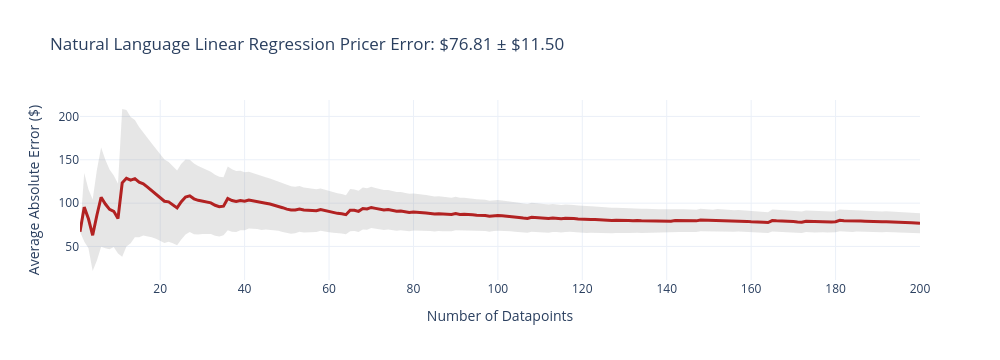
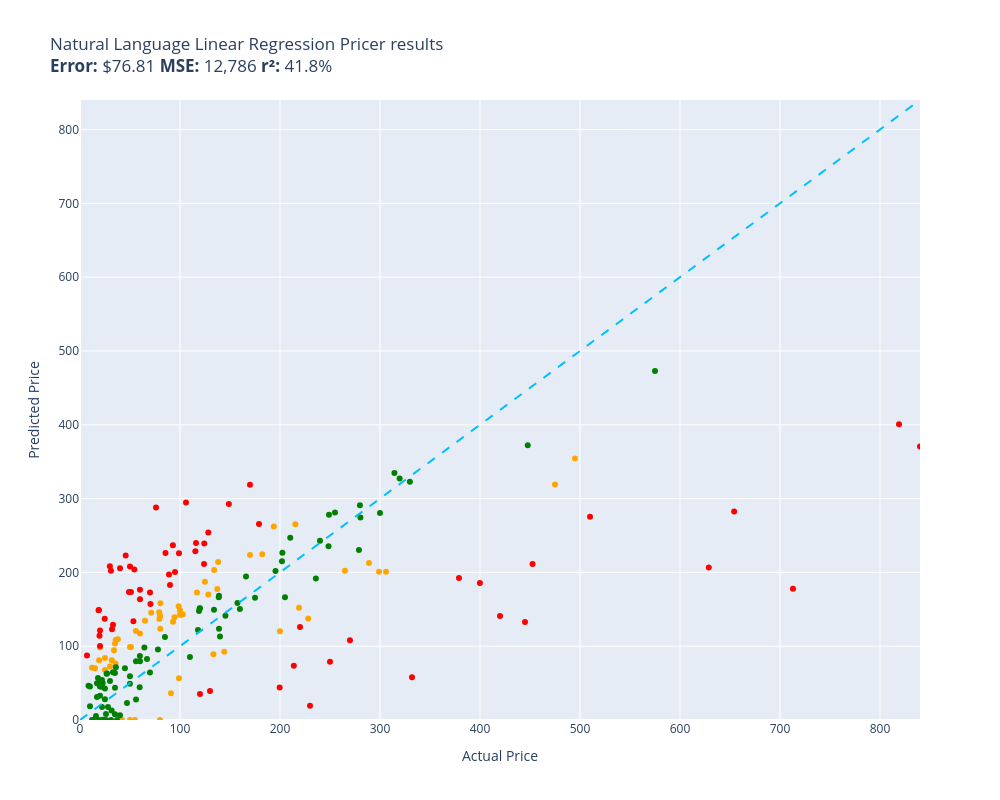

Notebook code for these charts, in order:
### Code cell
evaluate(natural_language_linear_regression_pricer, test)

### Figure 1 — Plotly figure (JSON) as saved in the notebook; plotly's stock layout.template omitted (floating-point values rounded to 4 significant figures; data arrays with more than 128 entries replaced by an {"elided": "..."} marker saying what was removed)
{"data": [{"fill": "toself", "fillcolor": "rgba(128,128,128,0.2)", "hoverinfo": "skip", "line": {"color": "rgba(255,255,255,0)"}, "name": "95% CI", "showlegend": false, "type": "scatter", "x": {"elided": "400 int values"}, "y": {"elided": "400 float values"}}, {"customdata": {"elided": "200x1 float values"}, "hovertemplate": "n=%{x}<br>Avg Error=$%{y:,.2f}<br>±95% CI=$%{customdata[0]:,.2f}<extra></extra>", "line": {"color": "firebrick", "width": 3}, "mode": "lines", "name": "Cumulative Avg Error", "type": "scatter", "x": {"elided": "200 int values"}, "y": {"elided": "200 float values"}}], "layout": {"height": 360, "showlegend": false, "title": {"text": "Natural Language Linear Regression Pricer Error: $76.81 ± $11.50"}, "width": 1000, "xaxis": {"title": {"text": "Number of Datapoints"}}, "yaxis": {"title": {"text": "Average Absolute Error ($)"}}}}

### Figure 2 — Plotly figure (JSON) as saved in the notebook; plotly's stock layout.template omitted (floating-point values rounded to 4 significant figures)
{"data": [{"customdata": [["Old Blood Noise Excess V2 Distortion Cho...\nGuess=$152.13 Actual=$219.00"], ["NewPower99 Battery Kit for Samsung Galax...\nGuess=$0.00 Actual=$54.95"], ["SuppliesOutlet Compatible Toner Cartridg...\nGuess=$92.46 Actual=$144.29"], ["ACDelco GM Original Equipment FW339 Fron...\nGuess=$265.15 Actual=$215.33"], ["8544771 Dryer Heating Element, 279816 Th...\nGuess=$108.40 Actual=$35.74"], ["Panasonic KX-TG6511B DECT 6.0 PLUS Expan...\nGuess=$146.14 Actual=$79.20"], ["GJY Portable TV,10.6 inch Mini TV for AT...\nGuess=$136.95 Actual=$79.36"], ["LD Products Compatible Toner Cartridge R...\nGuess=$98.97 Actual=$49.98"], ["Mini PC, Kinupute Desktop Computer E3-12...\nGuess=$354.14 Actual=$495.00"], ["Aolemi Oil Rubbed Bronze Single Function...\nGuess=$154.26 Actual=$98.65"], ["Clementoni 39132.5 Jigsaw Puzzle 1,000 P...\nGuess=$0.00 Actual=$79.95"], ["10GBase-LR SFP+ Transceiver, Handar 10GB...\nGuess=$98.07 Actual=$19.99"], ["Deco Mount Pro Tripod Microphone Stand w...\nGuess=$117.32 Actual=$59.95"], ["KOMPUTERBAY 4GB 2X 2GB DDR2 1066MHz PC2-...\nGuess=$123.76 Actual=$80.34"], ["Task T24287 Roman Ogee Router Bit with 1...\nGuess=$120.55 Actual=$55.88"], ["Southwire 120V/15A Right Angle User Atta...\nGuess=$109.24 Actual=$37.87"], ["15\" Locking Shower Head Extension Arm in...\nGuess=$141.45 Actual=$79.95"], ["Mylites+ Standard Comic Book Mylar Sleev...\nGuess=$103.50 Actual=$34.99"], ["DALDED LED Light Kit for Lego Sonic Gree...\nGuess=$83.94 Actual=$24.99"], ["Baseball Backpacks Large 18 Inch Bookbag...\nGuess=$81.03 Actual=$31.77"], ["Adams Check Payment and Deposit Register...\nGuess=$76.69 Actual=$35.49"], ["KOHLER 18865-CP Filtered Water Faucet, P...\nGuess=$318.90 Actual=$475.00"], ["Diversitech WG840585 Motor, (Ddb) 1/3Hp,...\nGuess=$203.36 Actual=$134.12"], ["Festool 492370 Platin 2 S1000 Grit 6-Inc...\nGuess=$36.09 Actual=$91.00"], ["PM Auto Front Right Quick Complete Strut...\nGuess=$187.30 Actual=$124.94"], ["Satco S9596, 4 Count (Pack of 1), 4.18\nGuess=$70.66 Actual=$12.00"], ["Ceramic Talavera Mexican Tile 4x4\", 9 Pi...\nGuess=$72.47 Actual=$29.95"], ["Marvel Legends Series X-Men 6-Inch Archa...\nGuess=$56.58 Actual=$98.95"], ["ANZO USA 111207 GMC SIERRA 99-06 / YUKON...\nGuess=$224.41 Actual=$182.28"], ["Kingston Brass KS269SN Kingston Clawfoot...\nGuess=$200.81 Actual=$305.99"], ["Pioneer 2AM401-BN Two Handle Kitchen Fau...\nGuess=$137.65 Actual=$228.22"], ["LSSAGOON Backpack for Women Teen Kids Gi...\nGuess=$94.62 Actual=$33.99"], ["4LT LUMINETTE Vanity Opal GLS BSN\nGuess=$148.76 Actual=$99.99"], ["4pc Wheel Spacers Adapters 4\" (2inch Per...\nGuess=$172.70 Actual=$116.95"], ["Royal Designs, Inc. Decorative Abundant ...\nGuess=$67.76 Actual=$24.95"], ["Mikrotik RB3011UIAS-RM RouterBOARD 10xGi...\nGuess=$200.69 Actual=$299.00"], ["DuraGo 29515020 Front Hub Assembly\nGuess=$170.13 Actual=$128.34"], ["GENUINE VOLVO THERMOSTAT (3.0, 3.2) S60 ...\nGuess=$143.18 Actual=$102.85"], ["Universal Power Group 12V 100Ah Sealed L...\nGuess=$120.24 Actual=$199.99"], ["Amana Tool - SC587 Carbide Tipped 3-Wing...\nGuess=$145.37 Actual=$71.23"], ["Evan Fischer Radiator Cooling Fan Assemb...\nGuess=$177.54 Actual=$137.34"], ["UPR Mach 1 Chin Spoiler Fits 94-98 Musta...\nGuess=$134.61 Actual=$64.99"], ["Raspberry Pi 3 Model B+ Aluminum Case Me...\nGuess=$70.20 Actual=$14.99"], ["ASUS VY279HE-W 27” 1080P Monitor - White...\nGuess=$214.17 Actual=$138.10"], ["Diversitech UC2436-3 Ultralite Condenser...\nGuess=$158.15 Actual=$80.39"], ["4 Inches Rolled Muffler Tip Catback Exha...\nGuess=$262.06 Actual=$193.88"], ["APS iBoard (304 Stainless Steel Polished...\nGuess=$202.09 Actual=$264.95"], ["Baumgartens Sicurix Blank PVC ID Cards (...\nGuess=$80.97 Actual=$19.11"], ["Audio Techinca ATW-T1002 System 10 Handh...\nGuess=$212.76 Actual=$289.00"], ["LD Compatible Ink Cartridge Replacement ...\nGuess=$0.00 Actual=$41.99"], ["BXYJY for Samsung Galaxy Z Fold 3 Case w...\nGuess=$0.00 Actual=$49.99"], ["DuraGo BR5330 Front Vented Disc Brake Ro...\nGuess=$142.48 Actual=$101.51"], ["Samsung DA97-07603B Freezer Ice Maker As...\nGuess=$133.22 Actual=$93.02"], ["Intex River Run Connect Lounge (Four)\nGuess=$139.17 Actual=$94.49"], ["Targus CityGear Durable Backpack, Black,...\nGuess=$89.19 Actual=$133.43"], ["Fitness Center Gym Room Weight Train Dua...\nGuess=$142.70 Actual=$99.99"], ["MonMount Triple Monitor Stand Freestandi...\nGuess=$140.36 Actual=$79.99"], ["Xiaomi Redmi 10 2022 NFC 4G LTE (128GB +...\nGuess=$223.48 Actual=$169.99"], ["Refresh NSF-53 Premium Replacement Refri...\nGuess=$98.95 Actual=$50.99"]], "hovertemplate": "%{customdata[0]}<extra></extra>", "legendgroup": "orange", "marker": {"color": "orange", "size": 6, "symbol": "circle"}, "mode": "markers", "name": "orange", "orientation": "v", "showlegend": true, "type": "scatter", "x": [219.0, 54.95, 144.3, 215.3, 35.74, 79.2, 79.36, 49.98, 495.0, 98.65, 79.95, 19.99, 59.95, 80.34, 55.88, 37.87, 79.95, 34.99, 24.99, 31.77, 35.49, 475.0, 134.1, 91.0, 124.9, 12.0, 29.95, 98.95, 182.3, 306.0, 228.2, 33.99, 99.99, 117.0, 24.95, 299.0, 128.3, 102.8, 200.0, 71.23, 137.3, 64.99, 14.99, 138.1, 80.39, 193.9, 264.9, 19.11, 289.0, 41.99, 49.99, 101.5, 93.02, 94.49, 133.4, 99.99, 79.99, 170.0, 50.99], "xaxis": "x", "y": [152.1, 0.0, 92.46, 265.1, 108.4, 146.1, 137.0, 98.97, 354.1, 154.3, 0.0, 98.07, 117.3, 123.8, 120.6, 109.2, 141.4, 103.5, 83.94, 81.03, 76.69, 318.9, 203.4, 36.09, 187.3, 70.66, 72.47, 56.58, 224.4, 200.8, 137.6, 94.62, 148.8, 172.7, 67.76, 200.7, 170.1, 143.2, 120.2, 145.4, 177.5, 134.6, 70.2, 214.2, 158.2, 262.1, 202.1, 80.97, 212.8, 0.0, 0.0, 142.5, 133.2, 139.2, 89.19, 142.7, 140.4, 223.5, 98.95], "yaxis": "y"}, {"customdata": [["telpo Headlight Assembly Fit For 15 Camr...\nGuess=$239.89 Actual=$115.99"], ["Stand for Raven Pro Document Scanner - P...\nGuess=$208.36 Actual=$29.85"], ["RBC12-UPC Replacement Battery Cartridge ...\nGuess=$19.25 Actual=$229.99"], ["Bam France 2002XL Contoured Hightech Bla...\nGuess=$177.72 Actual=$713.00"], ["Metabo HPT 36V MultiVolt™ Cordless Rotar...\nGuess=$192.53 Actual=$379.00"], ["46mm Digital Pro High-Resolution Close-U...\nGuess=$121.39 Actual=$19.99"], ["Innovative Percussion CB-6 Chamois Bass ...\nGuess=$203.89 Actual=$54.32"], ["LOVE MEI Galaxy S10 Lite Case, Military ...\nGuess=$129.20 Actual=$32.98"], ["CORSAIR Dominator Platinum RGB 32GB (2x1...\nGuess=$211.21 Actual=$124.00"], ["Bam Trekking 3027SB Single Black Clarine...\nGuess=$57.79 Actual=$332.00"], ["DEWALT 20V MAX* XR Impact Driver with Bl...\nGuess=$211.39 Actual=$452.53"], ["Scranton & Co 3 Drawer Mobile File Cabin...\nGuess=$228.68 Actual=$115.35"], ["Canon EOS Rebel T7 Digital SLR Camera wi...\nGuess=$400.82 Actual=$819.00"], ["Travelpro Platinum Elite Slim Business L...\nGuess=$73.65 Actual=$213.83"], ["JRready ST6313 DT Deutsch Connector Kit,...\nGuess=$43.99 Actual=$199.68"], ["Dakota Alert MURS Alert Probe Sensor - M...\nGuess=$126.03 Actual=$219.99"], ["3D Tree Hole Branches 075 Stair Risers D...\nGuess=$39.33 Actual=$129.99"], ["Projector, CRAZVIEW Projector with WiFi ...\nGuess=$133.65 Actual=$53.40"], ["Retevis RT68 Soft Earhook Walkie Talkie ...\nGuess=$87.52 Actual=$6.99"], ["MC: Pindicator (Dual Intensity Amber)\nGuess=$205.64 Actual=$40.00"], ["Poison Spyder 10-08-020 Rocker Knocker\nGuess=$206.66 Actual=$628.76"], ["DIMARZIO 204284 DP 163FBK Blues Bucker G...\nGuess=$183.02 Actual=$89.99"], ["Lighted Triangle Mirror Cabinet Bathroom...\nGuess=$132.82 Actual=$445.00"], ["BESTILL Wall Mounted Shower Faucet Set, ...\nGuess=$288.02 Actual=$76.00"], ["Engine Thermostat, Replace 19301-PAA-306...\nGuess=$149.15 Actual=$18.89"], ["Dell Optiplex 390 Desktop Computer i3 3....\nGuess=$239.20 Actual=$124.27"], ["Neporal Full Spectrum Light Bulb, 6000K ...\nGuess=$148.82 Actual=$18.59"], ["Pidoko Kids Train Table, Grey with 90 Pc...\nGuess=$35.14 Actual=$119.97"], ["LEGO Marvel Avengers War Machine Buster ...\nGuess=$176.55 Actual=$59.95"], ["KOHLER K-1185540-CP Assembly-Slider\nGuess=$222.94 Actual=$45.67"], ["Trim Kit for 2-handle Shower & Tub Valve...\nGuess=$200.55 Actual=$94.99"], ["iPhone 12/12 Pro Nicaragua Guardabarranc...\nGuess=$100.24 Actual=$19.97"], ["Aeromotive 13304 Regulator, X1 Adjustabl...\nGuess=$108.20 Actual=$269.95"], ["Canon Sure Shot 90u 35mm Date Camera\nGuess=$185.55 Actual=$399.89"], ["Wilkinson LOW GAUSS Vintage Tone Strat S...\nGuess=$202.23 Actual=$30.93"], ["Ibanez M510OVS Acoustic Mandolin in Vint...\nGuess=$318.61 Actual=$169.99"], ["Berta (6 Pieces) 1-1/4 inch Overlay, 90 ...\nGuess=$137.10 Actual=$24.66"], ["CradlePoint Compact Broadband Router (CB...\nGuess=$197.29 Actual=$89.00"], ["Pyle Wireless Rear View Backup Camera - ...\nGuess=$157.31 Actual=$70.45"], ["Auertech Portable Washing Machine, 14lbs...\nGuess=$225.89 Actual=$98.99"], ["18 Inch White Undermount Kitchen Sink - ...\nGuess=$265.40 Actual=$179.00"], ["ECCPP Power Steering Pump for 2009-2010 ...\nGuess=$226.39 Actual=$85.48"], ["Skullcandy Hesh Evo Bluetooth Headphones...\nGuess=$172.62 Actual=$69.99"], ["ROHL WSGUM3018WH Wire Sink Grids, White\nGuess=$253.89 Actual=$128.28"], ["Music Hall pa15.3 MM/MC Phono Preamplifi...\nGuess=$78.79 Actual=$250.00"], ["Lorell Bell Chair Glide, 2.5\", Black\nGuess=$114.21 Actual=$19.50"], ["CTLAMP XL-2100 Professional Quality XL-2...\nGuess=$122.95 Actual=$32.00"], ["Competition Clutch Disc and Pressure Pla...\nGuess=$275.22 Actual=$510.00"], ["KUNFINE Android Radio CarPlay & Android ...\nGuess=$294.56 Actual=$106.00"], ["A-Premium Front Suspension Steering Knuc...\nGuess=$173.40 Actual=$48.99"], ["Dell XPS 13 9343-2727SLV 13.3\" Full HD S...\nGuess=$370.43 Actual=$839.99"], ["Pacific Drums PDCM1618TTRB 16 x 18 Inche...\nGuess=$141.04 Actual=$419.99"], ["Vinyl Soft Top Roll-up Adjustable Truck ...\nGuess=$292.72 Actual=$148.88"], ["Blanco 230966 Valea Stainless Steel Sink...\nGuess=$236.86 Actual=$92.88"], ["Empava 24\" Single Wall Ovens 10 Cooking ...\nGuess=$282.34 Actual=$654.14"], ["Viola Bow 4/4 Full Size Carbon Fiber (Bl...\nGuess=$207.95 Actual=$49.99"], ["Fender Hendrix Voodoo Child Coiled Instr...\nGuess=$163.46 Actual=$59.99"], ["Pyle 2x120 Watt Home Audio Speaker Power...\nGuess=$173.32 Actual=$50.92"]], "hovertemplate": "%{customdata[0]}<extra></extra>", "legendgroup": "red", "marker": {"color": "red", "size": 6, "symbol": "circle"}, "mode": "markers", "name": "red", "orientation": "v", "showlegend": true, "type": "scatter", "x": [116.0, 29.85, 230.0, 713.0, 379.0, 19.99, 54.32, 32.98, 124.0, 332.0, 452.5, 115.3, 819.0, 213.8, 199.7, 220.0, 130.0, 53.4, 6.99, 40.0, 628.8, 89.99, 445.0, 76.0, 18.89, 124.3, 18.59, 120.0, 59.95, 45.67, 94.99, 19.97, 269.9, 399.9, 30.93, 170.0, 24.66, 89.0, 70.45, 98.99, 179.0, 85.48, 69.99, 128.3, 250.0, 19.5, 32.0, 510.0, 106.0, 48.99, 840.0, 420.0, 148.9, 92.88, 654.1, 49.99, 59.99, 50.92], "xaxis": "x", "y": [239.9, 208.4, 19.25, 177.7, 192.5, 121.4, 203.9, 129.2, 211.2, 57.79, 211.4, 228.7, 400.8, 73.65, 43.99, 126.0, 39.33, 133.7, 87.52, 205.6, 206.7, 183.0, 132.8, 288.0, 149.1, 239.2, 148.8, 35.14, 176.5, 222.9, 200.5, 100.2, 108.2, 185.5, 202.2, 318.6, 137.1, 197.3, 157.3, 225.9, 265.4, 226.4, 172.6, 253.9, 78.79, 114.2, 123.0, 275.2, 294.6, 173.4, 370.4, 141.0, 292.7, 236.9, 282.3, 207.9, 163.5, 173.3], "yaxis": "y"}, {"customdata": [["EXMAX NG-10X Fresnel Lens Focusing Adapt...\nGuess=$64.22 Actual=$69.98"], ["Pump Head TBVECHI 175PSI 4KW 5.5HP 21CFM...\nGuess=$322.86 Actual=$329.90"], ["APS iBoard 6-inch Aluminum (Black Powder...\nGuess=$246.86 Actual=$210.23"], ["PEMP E65 E66 CDC Simulate Optical Fiber ...\nGuess=$147.59 Actual=$119.00"], ["Intermatic PX300 12V 300W Transformer wi...\nGuess=$149.48 Actual=$134.00"], ["HK SYSTEMS 13\" Heavy Duty Black \"Push\" O...\nGuess=$112.46 Actual=$84.95"], ["SKB iSeries 3i-13096-6KP Case for BlackM...\nGuess=$165.75 Actual=$174.99"], ["June Garden 12\" Sweet Dolly Charlotte - ...\nGuess=$32.90 Actual=$19.99"], ["GanFindX Portable Car Hand Controls for ...\nGuess=$150.38 Actual=$159.90"], ["Evergreen HSHB2005 Cylinder Head Gasket ...\nGuess=$44.40 Actual=$59.69"], ["Tidal Front + Rear Fender Flares 4PC Poc...\nGuess=$280.96 Actual=$254.99"], ["152MM Hole Saws M42 Bi-Metal High Speed ...\nGuess=$57.01 Actual=$17.99"], ["Wenger City Upgrade Laptop Backpack with...\nGuess=$141.39 Actual=$145.42"], ["AUTOFREE LED Tail Lights Assembly Compat...\nGuess=$215.05 Actual=$201.99"], ["Fjallraven, Kanken Laptop 15\" Backpack f...\nGuess=$150.96 Actual=$119.65"], ["Evan-Fischer Front Bumper Cover Compatib...\nGuess=$226.49 Actual=$202.38"], ["Laisomeke Waterproof Junction Box, Unive...\nGuess=$0.00 Actual=$11.99"], ["Sumerain S1339CM Double Handle Widesprea...\nGuess=$191.60 Actual=$235.86"], ["Webcem Solar Shed Light Outdoor Indoor, ...\nGuess=$95.53 Actual=$77.96"], ["Western Digital Enterprise RE4-GP 2TB SA...\nGuess=$85.50 Actual=$109.95"], ["VLAND LED Smoked Taillights Compatible F...\nGuess=$242.75 Actual=$239.99"], ["Tablet PC Cover Compatible with Lenovo T...\nGuess=$12.98 Actual=$31.61"], ["Miyaya@ Funny Animal Masks Collection fo...\nGuess=$49.94 Actual=$16.99"], ["Trail Gear Twin Stick Kit for Top Shift ...\nGuess=$291.00 Actual=$279.92"], ["Ultra Duster Canned Air Net 10 Oz 6-Pack\nGuess=$49.28 Actual=$49.90"], ["Beck/Arnley 0421945 Air Filter\nGuess=$71.56 Actual=$35.87"], ["IQShield Screen Protector Compatible wit...\nGuess=$45.53 Actual=$9.95"], ["Liberty Imports 12 Pack: US Military Toy...\nGuess=$31.15 Actual=$16.98"], ["Intrepid International Dressage Letters-...\nGuess=$63.13 Actual=$26.99"], ["EMART Photography C Stand with Boom Arm,...\nGuess=$151.40 Actual=$119.99"], ["KUNN Small Electrician Tool Pouch Utilit...\nGuess=$17.76 Actual=$21.99"], ["Replacement Remote Control for PANASONIC...\nGuess=$7.84 Actual=$34.95"], ["KS K-STORM Replacement Silicone Mushroom...\nGuess=$46.41 Actual=$8.50"], ["Grey Pneumatic 1311SD Impact Socket Set\nGuess=$158.38 Actual=$157.43"], ["Walker Exhaust Ultra EPA 16478 Direct Fi...\nGuess=$472.95 Actual=$574.99"], ["GE RPWF SmartWater Comparable Refrigerat...\nGuess=$0.00 Actual=$36.99"], ["Urth 62mm UV, Circular Polarizing (CPL),...\nGuess=$123.80 Actual=$139.00"], ["MGP Caliper Covers 39011SACURD Red Powde...\nGuess=$278.15 Actual=$249.00"], ["LSI Broadcom SAS 9300-8i 8-port 12Gb/s S...\nGuess=$122.08 Actual=$118.00"], ["NewFantasia Replacement Audio Cable with...\nGuess=$0.00 Actual=$31.00"], ["MONOCARBON Forged Carbon Fiber Case for ...\nGuess=$79.73 Actual=$59.99"], ["AC Compressor & A/C Kit For BMW 335i 335...\nGuess=$334.67 Actual=$314.41"], ["MXR Carbon Copy Deluxe Analog Delay Guit...\nGuess=$201.73 Actual=$195.50"], ["Chalkboard Name Badges with Magnetic Bac...\nGuess=$45.34 Actual=$19.95"], ["Linkloos Solar Street Lights Outdoor Wat...\nGuess=$79.61 Actual=$55.99"], ["USB Charger, CIVIE High Speed 60W Multip...\nGuess=$5.48 Actual=$15.99"], ["Cardone 84-58642 New HEI Electronic Dist...\nGuess=$194.28 Actual=$165.99"], ["Hp Pavilion P7-1257c Motherboard Aahd3-h...\nGuess=$86.61 Actual=$59.86"], ["Kastar Battery Pack Replacement for Sony...\nGuess=$51.59 Actual=$19.99"], ["New Replacement seat cover fits Yamaha M...\nGuess=$168.26 Actual=$138.95"], ["AZX Stylus Pencil for Apple iPad Pro 202...\nGuess=$52.77 Actual=$29.99"], ["SP Air Corporation SP-8102BU 1/4-Inch He...\nGuess=$166.25 Actual=$204.99"], ["LCD Screen for Dell Inspiron 17R 17.3\" H...\nGuess=$98.32 Actual=$64.37"], ["200 ' feet True 14 Gauge AWG CCA Speaker...\nGuess=$70.19 Actual=$44.95"], ["200 Couples Conversation Cards - Enjoy B...\nGuess=$64.78 Actual=$32.97"], ["The Puppet Company - Carpet-Unicorn, Whi...\nGuess=$0.00 Actual=$19.00"], ["KYX Racing Hardened Steel Center Drive S...\nGuess=$23.15 Actual=$46.99"], ["StonKraft Brass Chess Board Game Set wit...\nGuess=$113.09 Actual=$140.00"], ["VIPMOTOZ Sequential Turn Signal Premium ...\nGuess=$230.27 Actual=$278.94"], ["OEM Samsung Remote Control Shipped with ...\nGuess=$27.92 Actual=$56.00"], ["Venom Power Terra Hunter R/T+ R/T All-Te...\nGuess=$327.07 Actual=$319.65"], ["Custom Engagement Logo Desk Embosser Sea...\nGuess=$59.43 Actual=$49.95"], ["520 Pieces Christmas Envelope Seal Stick...\nGuess=$0.00 Actual=$25.99"], ["BestPricedDecals Wine A BIT, You'll Feel...\nGuess=$0.00 Actual=$12.98"], ["VATOS 4 Packs Bubble Machine Gun for Kid...\nGuess=$0.44 Actual=$22.88"], ["Steering Wheel, Carbon Fiber Automotive ...\nGuess=$372.09 Actual=$447.74"], ["VONADO Space Wars Colonial Viper MK1 Bui...\nGuess=$6.33 Actual=$39.99"], ["Replacement Remote Control fit for Sony ...\nGuess=$18.72 Actual=$9.99"], ["Disney Princess Sparkling Princess Sleep...\nGuess=$28.24 Actual=$24.95"], ["sabermaster TCG Playmat yugioh playmat T...\nGuess=$44.89 Actual=$21.99"], ["Star Wars Die-Cast Metal TITANIUM Series...\nGuess=$50.02 Actual=$22.70"], ["Glovion Music Stand Light, Clip On Piano...\nGuess=$17.73 Actual=$27.99"], ["Think Gizmos Build Your Own Robot Toys f...\nGuess=$42.54 Actual=$24.95"], ["HP Laserjet 2100 Laser Printer W/Test Pr...\nGuess=$280.41 Actual=$299.98"], ["PowerSport Front Rear Brakes and Rotors ...\nGuess=$235.34 Actual=$248.51"], ["VTech Strum and Jam Kidi Musical Guitar ...\nGuess=$54.31 Actual=$21.99"], ["KZ ZS10 Pro in Ear Monitor Headphone KZ ...\nGuess=$82.63 Actual=$66.99"], ["W11130208 W10695459 Refrigerator LED Mod...\nGuess=$62.74 Actual=$26.59"], ["Jada Toys Ryan's World Combo Panda Airli...\nGuess=$63.74 Actual=$34.94"], ["STICKGOO Peel and Stick Backsplash for K...\nGuess=$43.83 Actual=$34.99"], ["Garmin 010-12402-10 GT15M-TM Transom-Mou...\nGuess=$166.14 Actual=$138.74"], ["For Volvo C70 S70 V70 V40 S40 AC Compres...\nGuess=$274.39 Actual=$280.41"], ["NICKSTON Red Sparkling Glitter Slim Band...\nGuess=$8.14 Actual=$25.99"]], "hovertemplate": "%{customdata[0]}<extra></extra>", "legendgroup": "green", "marker": {"color": "green", "size": 6, "symbol": "circle"}, "mode": "markers", "name": "green", "orientation": "v", "showlegend": true, "type": "scatter", "x": [69.98, 329.9, 210.2, 119.0, 134.0, 84.95, 175.0, 19.99, 159.9, 59.69, 255.0, 17.99, 145.4, 202.0, 119.7, 202.4, 11.99, 235.9, 77.96, 110.0, 240.0, 31.61, 16.99, 279.9, 49.9, 35.87, 9.95, 16.98, 26.99, 120.0, 21.99, 34.95, 8.5, 157.4, 575.0, 36.99, 139.0, 249.0, 118.0, 31.0, 59.99, 314.4, 195.5, 19.95, 55.99, 15.99, 166.0, 59.86, 19.99, 138.9, 29.99, 205.0, 64.37, 44.95, 32.97, 19.0, 46.99, 140.0, 278.9, 56.0, 319.6, 49.95, 25.99, 12.98, 22.88, 447.7, 39.99, 9.99, 24.95, 21.99, 22.7, 27.99, 24.95, 300.0, 248.5, 21.99, 66.99, 26.59, 34.94, 34.99, 138.7, 280.4, 25.99], "xaxis": "x", "y": [64.22, 322.9, 246.9, 147.6, 149.5, 112.5, 165.8, 32.9, 150.4, 44.4, 281.0, 57.01, 141.4, 215.1, 151.0, 226.5, 0.0, 191.6, 95.53, 85.5, 242.8, 12.98, 49.94, 291.0, 49.28, 71.56, 45.53, 31.15, 63.13, 151.4, 17.76, 7.841, 46.41, 158.4, 472.9, 0.0, 123.8, 278.1, 122.1, 0.0, 79.73, 334.7, 201.7, 45.34, 79.61, 5.484, 194.3, 86.61, 51.59, 168.3, 52.77, 166.2, 98.32, 70.19, 64.78, 0.0, 23.15, 113.1, 230.3, 27.92, 327.1, 59.43, 0.0, 0.0, 0.4412, 372.1, 6.327, 18.72, 28.24, 44.89, 50.02, 17.73, 42.54, 280.4, 235.3, 54.31, 82.63, 62.74, 63.74, 43.83, 166.1, 274.4, 8.14], "yaxis": "y"}, {"hoverinfo": "skip", "line": {"color": "deepskyblue", "dash": "dash", "width": 2}, "mode": "lines", "name": "y = x", "showlegend": false, "type": "scatter", "x": [0, 840.0], "y": [0, 840.0]}], "layout": {"height": 800, "legend": {"title": {"text": "color"}, "tracegroupgap": 0}, "showlegend": false, "title": {"text": "Natural Language Linear Regression Pricer results<br><b>Error:</b> $76.81 <b>MSE:</b> 12,786 <b>r²:</b> 41.8%"}, "width": 1000, "xaxis": {"anchor": "y", "domain": [0, 1], "range": [0, 840.0], "title": {"text": "Actual Price"}}, "yaxis": {"anchor": "x", "domain": [0, 1], "range": [0, 840.0], "title": {"text": "Predicted Price"}}}}
